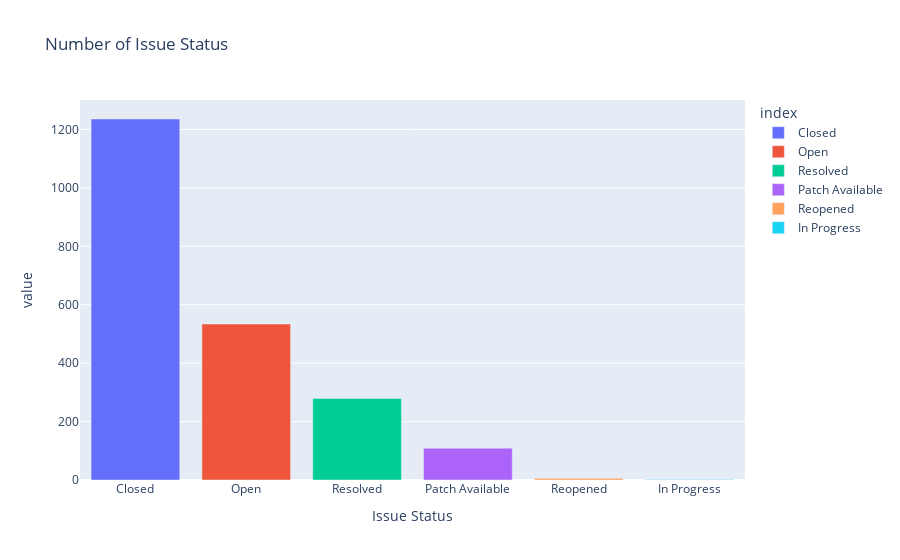

Here is the notebook cell this chart was saved with:
### Markdown cell above
### EDA Avro issues dataset

### Code cell
# Compute the value counts for 'status' column
value_counts = df_issues['status'].value_counts()

# Create a bar plot using plotly
fig = px.bar(value_counts, orientation='v', title='Number of Issue Status', color=value_counts.index)

# Add x-label
fig.update_xaxes(title_text='Issue Status')

# Show the plot
fig.show()

### Figure 1 — Plotly figure (JSON) as saved in the notebook; plotly's stock layout.template omitted (floating-point values rounded to 4 significant figures)
{"data": [{"alignmentgroup": "True", "hovertemplate": "index=%{x}<br>value=%{y}<extra></extra>", "legendgroup": "Closed", "marker": {"color": "#636efa", "pattern": {"shape": ""}}, "name": "Closed", "offsetgroup": "Closed", "orientation": "v", "showlegend": true, "textposition": "auto", "type": "bar", "x": ["Closed"], "xaxis": "x", "y": [1236], "yaxis": "y"}, {"alignmentgroup": "True", "hovertemplate": "index=%{x}<br>value=%{y}<extra></extra>", "legendgroup": "Open", "marker": {"color": "#EF553B", "pattern": {"shape": ""}}, "name": "Open", "offsetgroup": "Open", "orientation": "v", "showlegend": true, "textposition": "auto", "type": "bar", "x": ["Open"], "xaxis": "x", "y": [534], "yaxis": "y"}, {"alignmentgroup": "True", "hovertemplate": "index=%{x}<br>value=%{y}<extra></extra>", "legendgroup": "Resolved", "marker": {"color": "#00cc96", "pattern": {"shape": ""}}, "name": "Resolved", "offsetgroup": "Resolved", "orientation": "v", "showlegend": true, "textposition": "auto", "type": "bar", "x": ["Resolved"], "xaxis": "x", "y": [279], "yaxis": "y"}, {"alignmentgroup": "True", "hovertemplate": "index=%{x}<br>value=%{y}<extra></extra>", "legendgroup": "Patch Available", "marker": {"color": "#ab63fa", "pattern": {"shape": ""}}, "name": "Patch Available", "offsetgroup": "Patch Available", "orientation": "v", "showlegend": true, "textposition": "auto", "type": "bar", "x": ["Patch Available"], "xaxis": "x", "y": [109], "yaxis": "y"}, {"alignmentgroup": "True", "hovertemplate": "index=%{x}<br>value=%{y}<extra></extra>", "legendgroup": "Reopened", "marker": {"color": "#FFA15A", "pattern": {"shape": ""}}, "name": "Reopened", "offsetgroup": "Reopened", "orientation": "v", "showlegend": true, "textposition": "auto", "type": "bar", "x": ["Reopened"], "xaxis": "x", "y": [6], "yaxis": "y"}, {"alignmentgroup": "True", "hovertemplate": "index=%{x}<br>value=%{y}<extra></extra>", "legendgroup": "In Progress", "marker": {"color": "#19d3f3", "pattern": {"shape": ""}}, "name": "In Progress", "offsetgroup": "In Progress", "orientation": "v", "showlegend": true, "textposition": "auto", "type": "bar", "x": ["In Progress"], "xaxis": "x", "y": [2], "yaxis": "y"}], "layout": {"barmode": "relative", "legend": {"title": {"text": "index"}, "tracegroupgap": 0}, "title": {"text": "Number of Issue Status"}, "xaxis": {"anchor": "y", "categoryarray": ["Closed", "Open", "Resolved", "Patch Available", "Reopened", "In Progress"], "categoryorder": "array", "domain": [0, 1], "title": {"text": "Issue Status"}}, "yaxis": {"anchor": "x", "domain": [0, 1], "title": {"text": "value"}}}}
